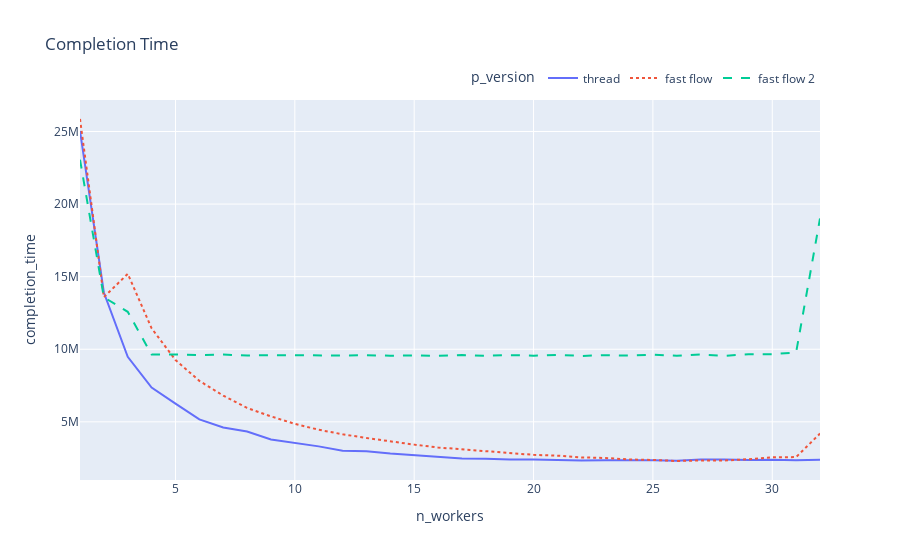

The notebook cell saved with this chart:
### Code cell
fig = px.line(mean_time_df.drop(mean_time_df[mean_time_df['p_version']=='ideal'].index), x="n_workers", y="completion_time",color='p_version', title="Completion Time", line_dash='p_version') 
fig.update_layout(legend=dict(
    orientation="h",
    yanchor="bottom",
    y=1.02,
    xanchor="right",
    x=1
))
fig.show()

### Figure 1 — Plotly figure (JSON) as saved in the notebook; plotly's stock layout.template omitted (floating-point values rounded to 4 significant figures)
{"data": [{"hovertemplate": "p_version=thread<br>n_workers=%{x}<br>completion_time=%{y}<extra></extra>", "legendgroup": "thread", "line": {"color": "#636efa", "dash": "solid"}, "marker": {"symbol": "circle"}, "mode": "lines", "name": "thread", "orientation": "v", "showlegend": true, "type": "scatter", "x": [1, 2, 3, 4, 5, 6, 7, 8, 9, 10, 11, 12, 13, 14, 15, 16, 17, 18, 19, 20, 21, 22, 23, 24, 25, 26, 27, 28, 29, 30, 31, 32], "xaxis": "x", "y": [25040000.0, 13910000.0, 9477000.0, 7362000.0, 6249000.0, 5163917, 4614000.0, 4338000.0, 3787000.0, 3560000.0, 3309000.0, 3010000.0, 2978000.0, 2810899, 2687000.0, 2592000.0, 2481000.0, 2460511, 2398000.0, 2398000.0, 2360884, 2340000.0, 2357000.0, 2372000.0, 2356000.0, 2326000.0, 2405000.0, 2403000.0, 2364000.0, 2388000.0, 2360000.0, 2392802], "yaxis": "y"}, {"hovertemplate": "p_version=fast flow<br>n_workers=%{x}<br>completion_time=%{y}<extra></extra>", "legendgroup": "fast flow", "line": {"color": "#EF553B", "dash": "dot"}, "marker": {"symbol": "circle"}, "mode": "lines", "name": "fast flow", "orientation": "v", "showlegend": true, "type": "scatter", "x": [1, 2, 3, 4, 5, 6, 7, 8, 9, 10, 11, 12, 13, 14, 15, 16, 17, 18, 19, 20, 21, 22, 23, 24, 25, 26, 27, 28, 29, 30, 31, 32], "xaxis": "x", "y": [25862138, 13590000.0, 15195879, 11440000.0, 9260000.0, 7822000.0, 6806000.0, 5958000.0, 5377000.0, 4860000.0, 4453000.0, 4143000.0, 3886000.0, 3639000.0, 3430000.0, 3233000.0, 3098000.0, 2953000.0, 2840000.0, 2725000.0, 2669575, 2547000.0, 2512000.0, 2408000.0, 2374000.0, 2301000.0, 2339000.0, 2334000.0, 2425000.0, 2553000.0, 2572000.0, 4190000.0], "yaxis": "y"}, {"hovertemplate": "p_version=fast flow 2<br>n_workers=%{x}<br>completion_time=%{y}<extra></extra>", "legendgroup": "fast flow 2", "line": {"color": "#00cc96", "dash": "dash"}, "marker": {"symbol": "circle"}, "mode": "lines", "name": "fast flow 2", "orientation": "v", "showlegend": true, "type": "scatter", "x": [1, 2, 3, 4, 5, 6, 7, 8, 9, 10, 11, 12, 13, 14, 15, 16, 17, 18, 19, 20, 21, 22, 23, 24, 25, 26, 27, 28, 29, 30, 31, 32], "xaxis": "x", "y": [23060000.0, 13580000.0, 12580000.0, 9634000.0, 9642000.0, 9593000.0, 9632000.0, 9572000.0, 9596000.0, 9576000.0, 9586000.0, 9570000.0, 9590000.0, 9556000.0, 9579000.0, 9544000.0, 9597920, 9555000.0, 9596497, 9556000.0, 9612000.0, 9540000.0, 9593000.0, 9562000.0, 9630000.0, 9548000.0, 9641000.0, 9550000.0, 9658000.0, 9659000.0, 9783000.0, 19010000.0], "yaxis": "y"}], "layout": {"legend": {"orientation": "h", "title": {"text": "p_version"}, "tracegroupgap": 0, "x": 1, "xanchor": "right", "y": 1.02, "yanchor": "bottom"}, "title": {"text": "Completion Time"}, "xaxis": {"anchor": "y", "domain": [0, 1], "title": {"text": "n_workers"}}, "yaxis": {"anchor": "x", "domain": [0, 1], "title": {"text": "completion_time"}}}}
